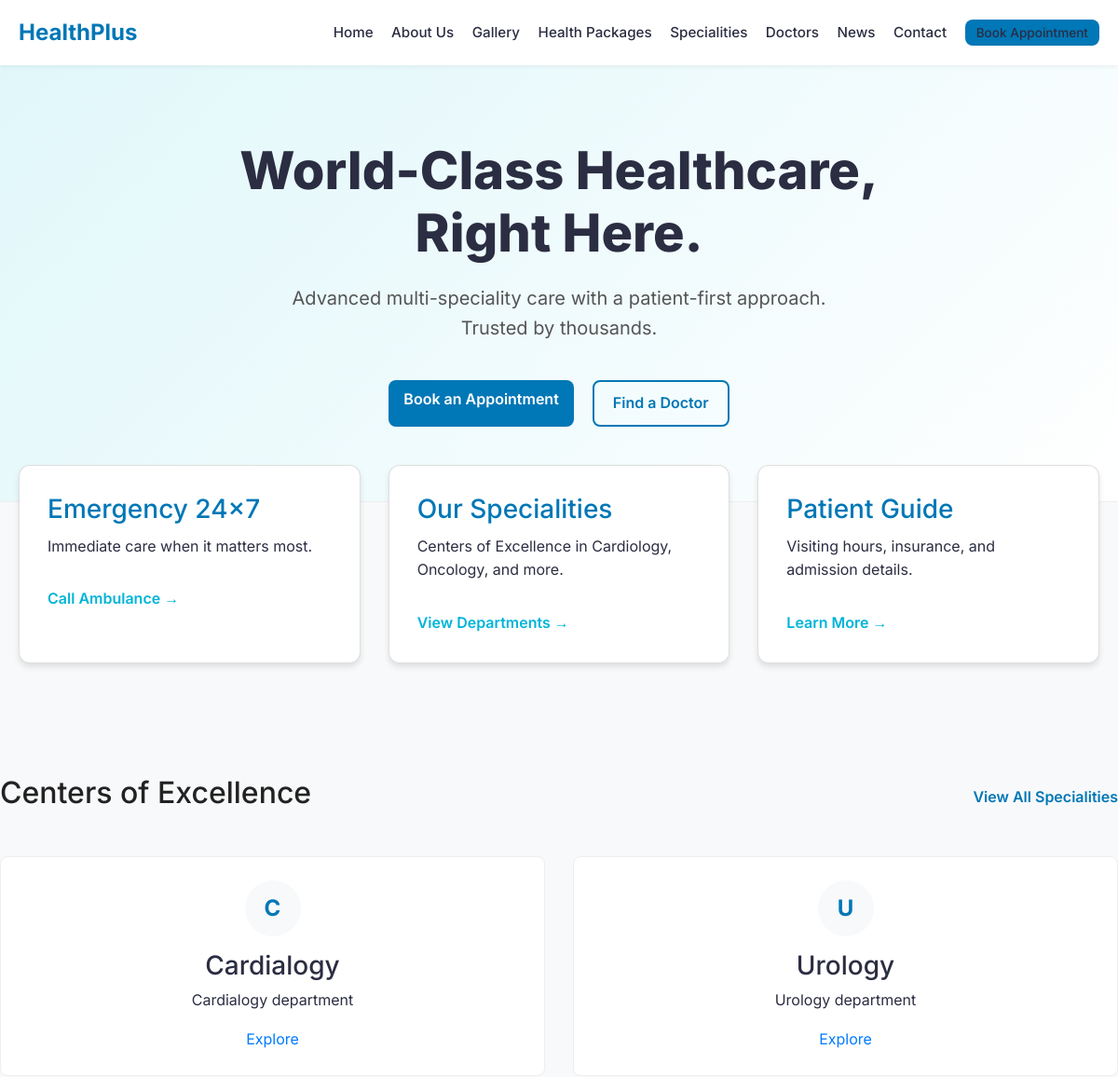
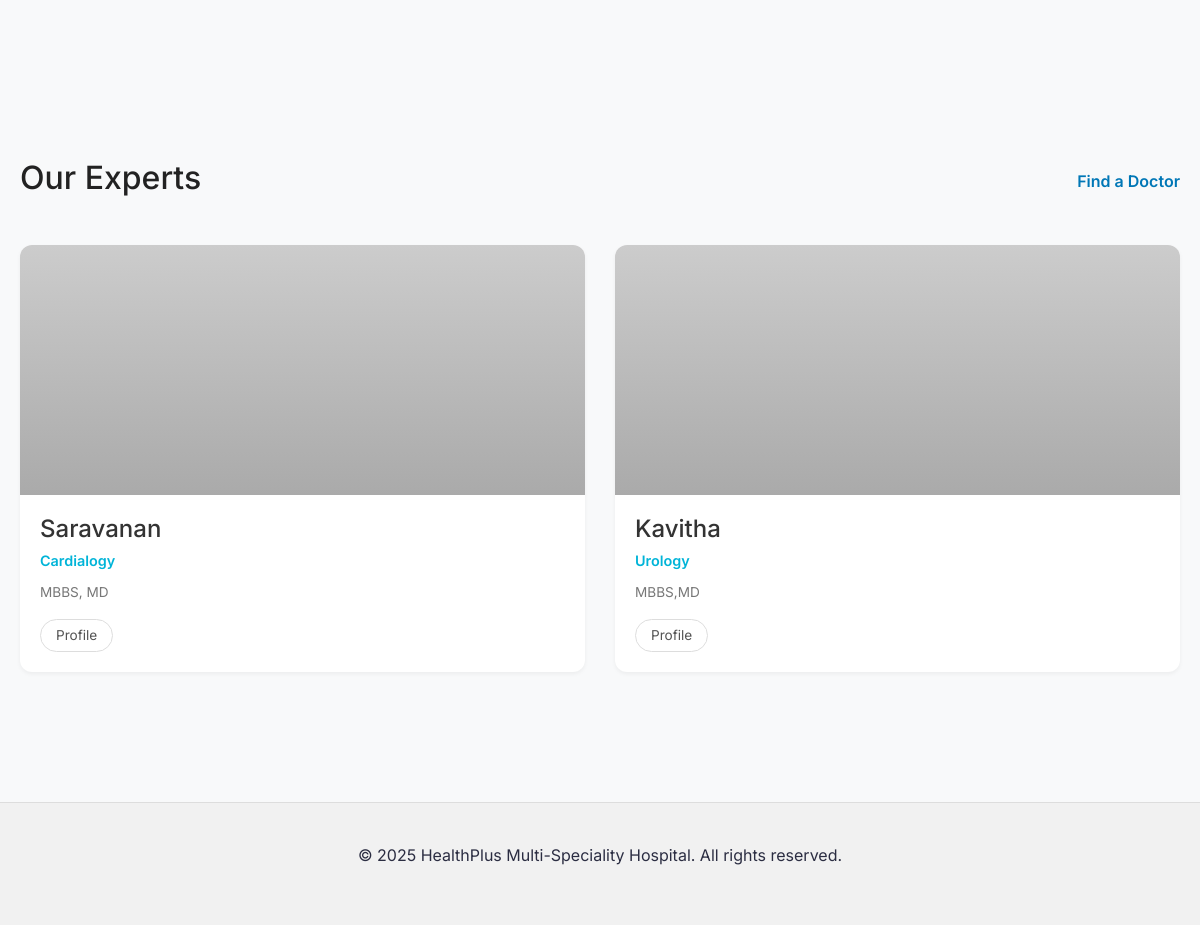
The page / on the database its author committed (2 pictures, top to bottom).
### apps/doctors/models.py (models this page shows, shortened)
class Department(models.Model):
    name = models.CharField(max_length=100)
    slug = models.SlugField(unique=True, blank=True)
    description = models.TextField()
    icon = models.ImageField(upload_to='departments/', blank=True, null=True)

class Doctor(models.Model):
    user = models.OneToOneField(User, on_delete=models.CASCADE, related_name='doctor_profile', null=True, blank=True)
    department = models.ForeignKey(Department, on_delete=models.CASCADE, related_name='doctors')
    name = models.CharField(max_length=100)
    slug = models.SlugField(unique=True, blank=True)
    photo = models.ImageField(upload_to='doctors/', blank=True, null=True)
    qualifications = models.CharField(max_length=200)
    specialization = models.CharField(max_length=200, help_text="Specific area of focus, e.g., 'Interventional Cardiology'")
    bio = models.TextField()
    experience_years = models.PositiveIntegerField(default=0)
    is_featured = models.BooleanField(default=False)

### apps/core/views.py (the view)
# urls.py: path('', views.home, name='home'),
def home(request):
    departments = Department.objects.all()[:4] # Featured departments
    doctors = Doctor.objects.filter(is_featured=True)[:4]
    context = {
        'departments': departments,
        'doctors': doctors,
    }
    return render(request, 'core/home.html', context)

### templates/core/home.html (shortened to what this page needs)
{% extends 'base.html' %}
{% load static %}
{% block content %}
<section class="hero">
    <div class="container hero-content">
        <h1>World-Class Healthcare, <br> Right Here.</h1>
        <p>Advanced multi-speciality care with a patient-first approach. Trusted by thousands.</p>
        <div class="hero-actions">
            <a href="{% url 'book_appointment' %}" class="btn-primary">Book an Appointment</a>
            <a href="{% url 'doctor_list' %}" class="btn-secondary">Find a Doctor</a>
        </div>
    </div>
</section>
<section class="quick-links container">
    <div class="grid-3">
        <div class="card highlight-card">
            <h3>Emergency 24x7</h3>
            <p>Immediate care when it matters most.</p>
            <a href="tel:+911234567890" class="link-arrow">Call Ambulance &rarr;</a>
        </div>
        <div class="card highlight-card">
            <h3>Our Specialities</h3>
            <p>Centers of Excellence in Cardiology, Oncology, and more.</p>
            <a href="#" class="link-arrow">View Departments &rarr;</a>
        </div>
        <div class="card highlight-card">
            <h3>Patient Guide</h3>
            <p>Visiting hours, insurance, and admission details.</p>
            <a href="#" class="link-arrow">Learn More &rarr;</a>
        </div>
    </div>
</section>
{% if departments %}
<section class="featured-depts container section-padding">
    <div class="section-header">
        <h2>Centers of Excellence</h2>
        <a href="#" class="view-all">View All Specialities</a>
    </div>
    <div class="grid-4">
        {% for dept in departments %}
        <div class="dept-card">
            <div class="icon-box">
                {% if dept.icon %}
                <img src="{{ dept.icon.url }}" alt="{{ dept.name }}">
                {% else %}
                <span class="placeholder-icon">{{ dept.name|slice:":1" }}</span>
                {% endif %}
            </div>
            <h3>{{ dept.name }}</h3>
            <p>{{ dept.description|truncatewords:10 }}</p>
            <a href="#" class="learn-more">Explore</a>
        </div>
        {% endfor %}
    </div>
</section>
{% endif %}
{% if doctors %}
<section class="featured-doctors bg-light section-padding">
    <div class="container">
        <div class="section-header">
            <h2>Our Experts</h2>
            <a href="#" class="view-all">Find a Doctor</a>
        </div>
        <div class="grid-4">
            {% for doc in doctors %}
            <div class="doctor-card">
                <div class="doc-img">
                    {% if doc.photo %}
                    <img src="{{ doc.photo.url }}" alt="{{ doc.name }}">
                    {% else %}
                    <div class="placeholder-doc-img"></div>
                    {% endif %}
                </div>
                <div class="doc-info">
                    <h4>{{ doc.name }}</h4>
                    <span class="speciality">{{ doc.specialization }}</span>
                    <p class="qualification">{{ doc.qualifications }}</p>
                    <a href="#" class="btn-outline-sm">Profile</a>
                </div>
            </div>
            {% endfor %}
        </div>
    </div>
</section>
{% endif %}
{% endblock %}

### templates/base.html (shortened to what this page needs)
{% load static %}
{% load auth_extras %}
<!DOCTYPE html>
<html lang="en">
<head>
    <link rel="stylesheet" href="https://stackpath.bootstrapcdn.com/bootstrap/4.5.2/css/bootstrap.min.css">
    <link rel="stylesheet" href="https://cdnjs.cloudflare.com/ajax/libs/font-awesome/5.15.4/css/all.min.css">
    <link rel="stylesheet" href="{% static 'css/style.css' %}?v=1.1">
</head>
<body>
    <header>
        <div class="container">
            <nav>
                <a href="/" class="brand">HealthPlus</a>
                <div class="nav-links">
                    <a href="/">Home</a>
                    <a href="{% url 'about' %}">About Us</a>
                    <a href="{% url 'gallery' %}">Gallery</a>
                    <a href="{% url 'package_list' %}">Health Packages</a>
                    <a href="{% url 'department_list' %}">Specialities</a>
                    <a href="{% url 'doctor_list' %}">Doctors</a>
                    <a href="{% url 'post_list' %}">News</a>
                    <a href="{% url 'contact' %}">Contact</a>
                    <a href="{% url 'book_appointment' %}" class="btn-primary">Book Appointment</a>
                </div>
            </nav>
        </div>
    </header>
    <main>
        {% block content %}
        {% endblock %}
    </main>
    <footer>
        <div class="container">
            <p>&copy; 2025 HealthPlus Multi-Speciality Hospital. All rights reserved.</p>
        </div>
    </footer>
</body>
</html>

### static/css/style.css (style rules this page uses)
:root { --primary-color: #0077b6; --secondary-color: #00b4d8; --accent-color: #90e0ef; --text-color: #2b2d42; --light-bg: #f8f9fa; --white: #ffffff; --shadow-sm: 0 2px 4px rgba(0, 0, 0, 0.05); --shadow-md: 0 4px 6px rgba(0, 0, 0, 0.1); --radius: 8px; --font-main: 'Inter', sans-serif; }
* { box-sizing: border-box; margin: 0; padding: 0; }
body { font-family: var(--font-main); background-color: var(--light-bg); color: var(--text-color); line-height: 1.6; margin: 0; min-height: 100vh; }
html { height: 100vh; }
.container { max-width: 1200px; margin: 0 auto; padding: 0 20px; }
header { background: var(--white); box-shadow: var(--shadow-sm); position: sticky; top: 0; z-index: 1000; }
nav { display: flex; justify-content: space-between; align-items: center; height: 70px; }
.brand { font-size: 1.5rem; font-weight: 700; color: var(--primary-color); text-decoration: none; }
.nav-links a { text-decoration: none; color: var(--text-color); margin-left: 15px; font-size: 0.95rem; font-weight: 500; transition: color 0.3s; }
.btn-primary { background-color: var(--primary-color); color: var(--white); padding: 8px 16px; border-radius: var(--radius); text-decoration: none; font-weight: 600; transition: background-color 0.3s; }
.nav-links .btn-primary { padding: 6px 12px; font-size: 0.85rem; }
footer { background-color: #f1f1f1; padding: 40px 0; margin-top: 50px; text-align: center; border-top: 1px solid #ddd; }

### templates/core/home.html (style rules this page uses)
.hero { background: linear-gradient(135deg, #e0f7fa 0%, #ffffff 100%); padding: 80px 0; text-align: center; border-bottom: 1px solid #eee; }
.hero h1 { font-size: 3.5rem; font-weight: 800; color: var(--text-color); margin-bottom: 20px; line-height: 1.2; }
.hero p { font-size: 1.25rem; color: #555; margin-bottom: 40px; max-width: 600px; margin-left: auto; margin-right: auto; }
.hero-actions { display: flex; justify-content: center; gap: 20px; }
.btn-secondary { background-color: transparent; border: 2px solid var(--primary-color); color: var(--primary-color); padding: 10px 20px; border-radius: var(--radius); text-decoration: none; font-weight: 600; transition: all 0.3s; }
.grid-3 { display: grid; grid-template-columns: repeat(auto-fit, minmax(300px, 1fr)); gap: 30px; }
.grid-4 { display: grid; grid-template-columns: repeat(auto-fit, minmax(250px, 1fr)); gap: 30px; }
.quick-links { transform: translateY(-40px); }
.card { background: white; padding: 30px; border-radius: 12px; box-shadow: var(--shadow-md); transition: transform 0.3s ease; }
.highlight-card h3 { color: var(--primary-color); margin-bottom: 10px; }
.link-arrow { color: var(--secondary-color); text-decoration: none; font-weight: 600; margin-top: 15px; display: inline-block; }
.section-padding { padding: 80px 0; }
.bg-light { background-color: #f0f4f8; }
.section-header { display: flex; justify-content: space-between; align-items: center; margin-bottom: 40px; }
.section-header h2 { font-size: 2rem; color: #222; }
.view-all { color: var(--primary-color); text-decoration: none; font-weight: 600; }
.dept-card { background: white; padding: 25px; border-radius: var(--radius); border: 1px solid #eee; text-align: center; transition: box-shadow 0.3s; }
.icon-box { margin-bottom: 15px; height: 60px; width: 60px; background: var(--light-bg); border-radius: 50%; margin-left: auto; margin-right: auto; display: flex; align-items: center; justify-content: center; font-weight: bold; color: var(--primary-color); font-size: 1.5rem; }
.doctor-card { background: white; border-radius: 12px; overflow: hidden; box-shadow: var(--shadow-sm); }
.doc-img { height: 250px; background-color: #ddd; overflow: hidden; }
.placeholder-doc-img { width: 100%; height: 100%; background: linear-gradient(to bottom, #ccc, #aaa); }
.doc-info { padding: 20px; }
.doc-info h4 { margin-bottom: 5px; color: #333; }
.speciality { color: var(--secondary-color); font-size: 0.9rem; font-weight: 600; display: block; margin-bottom: 10px; }
.qualification { color: #777; font-size: 0.85rem; margin-bottom: 15px; }
.btn-outline-sm { display: inline-block; border: 1px solid #ddd; padding: 5px 15px; border-radius: 20px; text-decoration: none; color: #555; font-size: 0.85rem; transition: all 0.2s; }

### rows shown on the page
Department: name "C", name "Cardialogy", description "Cardialogy department"
Department: name "U", name "Urology", description "Urology department"
Doctor: name "Saravanan", specialization "Cardialogy", qualifications "MBBS, MD"
Doctor: name "Kavitha", specialization "Urology", qualifications "MBBS,MD"
